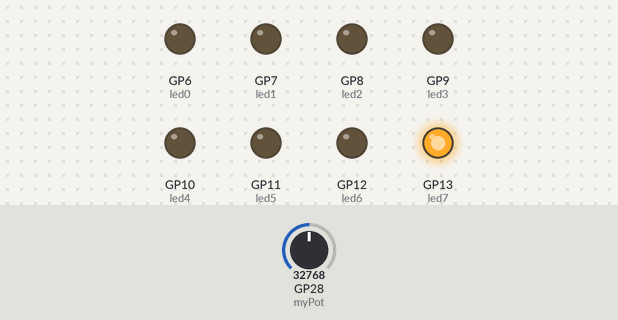
Bench run of a program on a simulated Raspberry Pi Pico running MicroPython. Shown: output pins drawn as LEDs (lit = HIGH). Inputs (shaded band) come from the test bench; at power-on: GP28 (myPot) = 32768 (analog values on the 0–65535 scale).

Above: at 1.2 s.
1.3 s: GP28 (myPot) set to 33792
At 2.5 s:
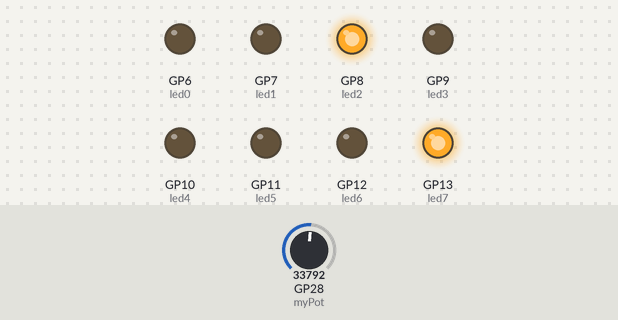
2.8 s: GP28 (myPot) set to 32767
At 3.7 s:
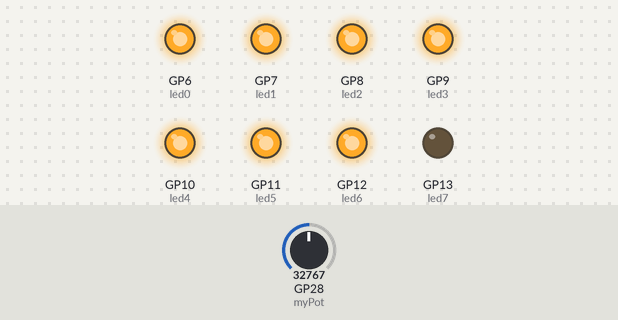
4.3 s: GP28 (myPot) set to 31728
At 4.9 s:
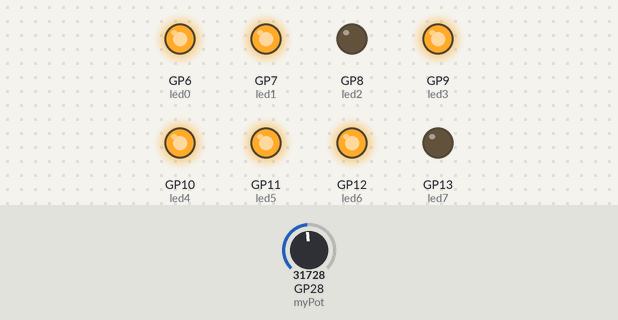
5.8 s: GP28 (myPot) set to 19660
At 7.0 s:
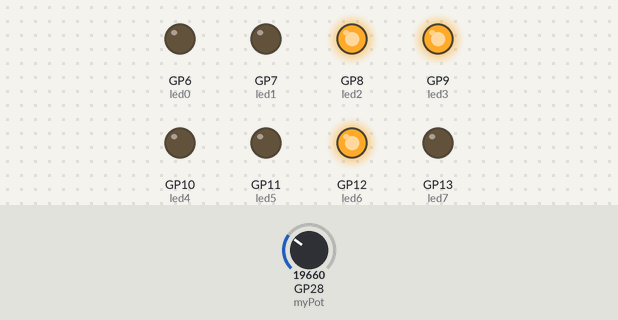
7.3 s: GP28 (myPot) set to 18672
At 8.4 s:
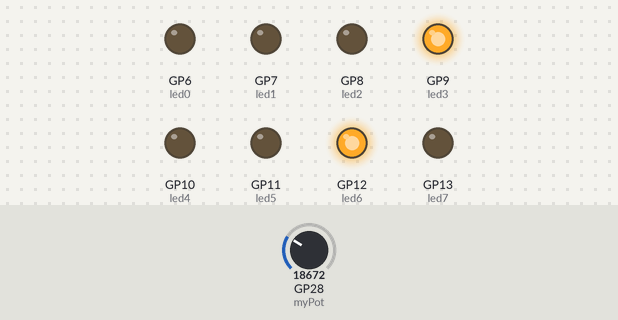
8.8 s: GP28 (myPot) set to 0
At 9.6 s:
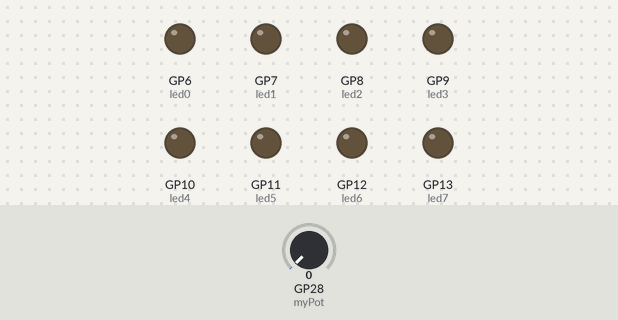
Timing chart, 0 to 11.3 s (numbered marks = the images above; inputs shaded):
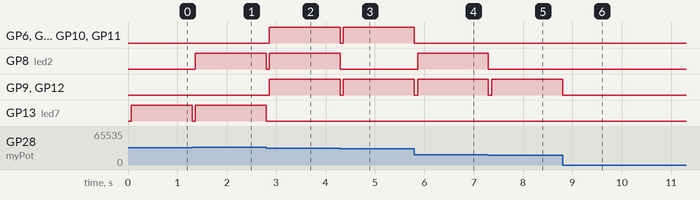

The program:

eight_bit_from_pot.py
```python
import machine
import utime
import math

led0 = machine.Pin(6, machine.Pin.OUT)
led1 = machine.Pin(7, machine.Pin.OUT)
led2 = machine.Pin(8, machine.Pin.OUT)
led3 = machine.Pin(9, machine.Pin.OUT)

led4 = machine.Pin(10, machine.Pin.OUT)
led5 = machine.Pin(11, machine.Pin.OUT)
led6 = machine.Pin(12, machine.Pin.OUT)
led7 = machine.Pin(13, machine.Pin.OUT)

bin_digits = []

potPin = 28
myPot = machine.ADC(potPin)
prevVal = 0
currVal = 0

def dec_to_bin(num):
     for i in range(8):
        if (num > 0):
            if (num % 2 == 0):
             bin_digits.insert(0, 0)
             num = num / 2
            else:
                bin_digits.insert(0, 1)
                num = num - 1
                num = num / 2
        else:
            bin_digits.insert(0, 0)


while True:
    currVal = math.floor(myPot.read_u16() / (2 ** 8))
    if (abs(currVal - prevVal) >= 4):
        # print the number with LED
        prevVal = currVal
        led0.value(0)
        led1.value(0)
        led2.value(0)
        led3.value(0)
        led4.value(0)
        led5.value(0)
        led6.value(0)
        led7.value(0)

        utime.sleep(0.0625)

        dec_to_bin(prevVal)

        led0.value(bin_digits[7])
        led1.value(bin_digits[6])
        led2.value(bin_digits[5])
        led3.value(bin_digits[4])
        led4.value(bin_digits[3])
        led5.value(bin_digits[2])
        led6.value(bin_digits[1])
        led7.value(bin_digits[0])

        utime.sleep(0.125)
```

Measured:
- the behaviour switches between 33776 and 33792 on GP28 (myPot) (found by bisection; images 0 and 1)
- the behaviour switches between 31744 and 31728 on GP28 (myPot) (found by bisection; images 2 and 3)
- the behaviour switches between 18688 and 18672 on GP28 (myPot) (found by bisection; images 4 and 5)
- after the input at 1.3 s, GP8 (led2): LOW → HIGH after 0.06 s; GP13 (led7): HIGH → LOW at once, → HIGH 0.06 s later
- after the input at 2.8 s, GP6 (led0), GP7 (led1), GP9 (led3), GP10 (led4), GP11 (led5), GP12 (led6): LOW → HIGH after 0.06 s; GP8 (led2): HIGH → LOW at once, → HIGH 0.06 s later; GP13 (led7): HIGH → LOW at once
- after the input at 4.3 s, GP6 (led0), GP7 (led1), GP9 (led3), GP10 (led4), GP11 (led5), GP12 (led6): HIGH → LOW at once, → HIGH 0.06 s later; GP8 (led2): HIGH → LOW at once
- after the input at 5.8 s, GP6 (led0), GP7 (led1), GP10 (led4), GP11 (led5): HIGH → LOW at once; GP8 (led2): LOW → HIGH after 0.06 s; GP9 (led3), GP12 (led6): HIGH → LOW at once, → HIGH 0.06 s later
- after the input at 7.3 s, GP8 (led2): HIGH → LOW at once; GP9 (led3), GP12 (led6): HIGH → LOW at once, → HIGH 0.06 s later
- after the input at 8.8 s, GP9 (led3), GP12 (led6): HIGH → LOW at once
